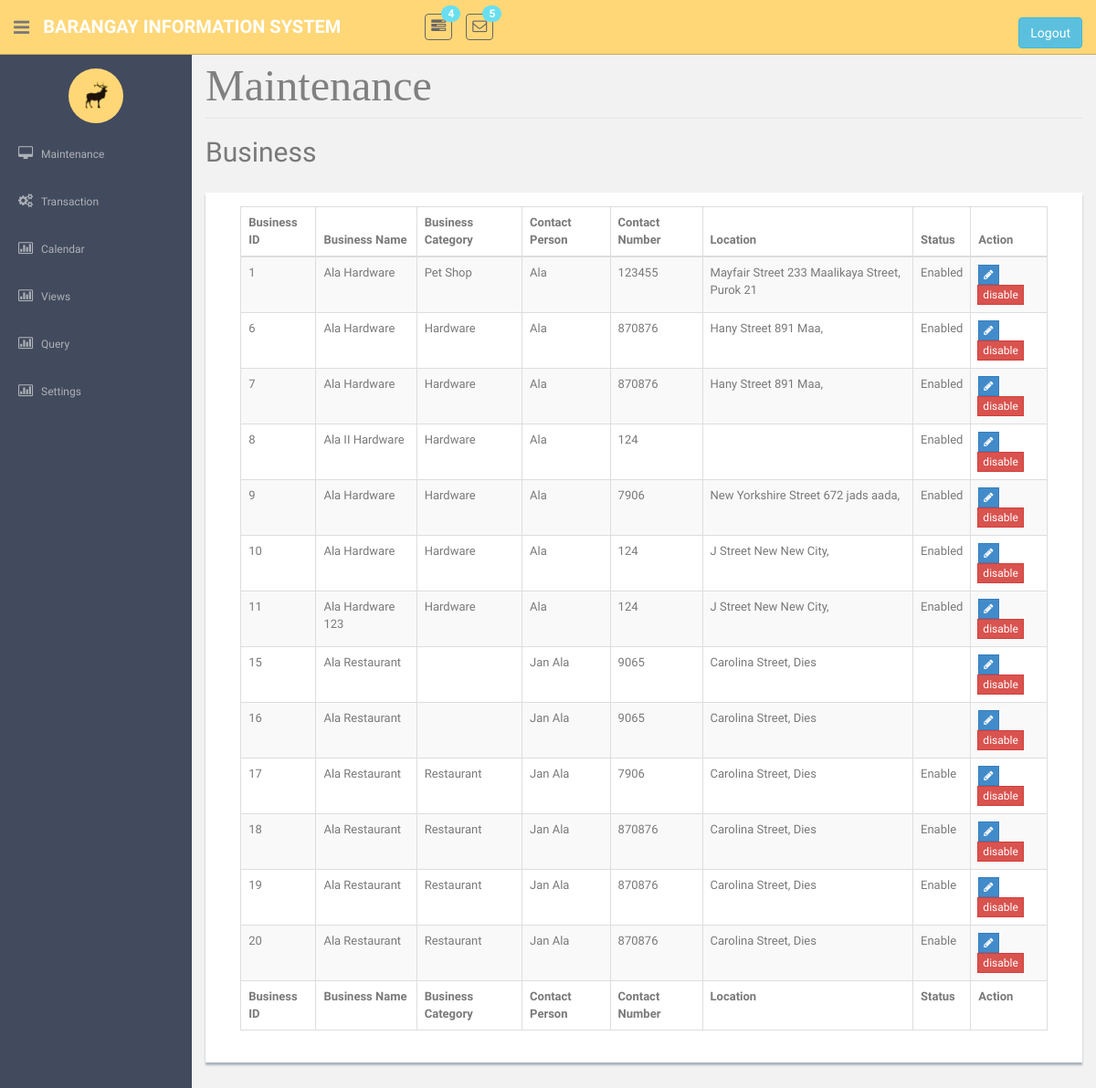
The page /BusinessMaintenance.php on the database its author committed.
### tables this page shows
CREATE TABLE `tblbusiness` (
  `strBusinessID` int(11) NOT NULL,
  `strBusinessName` varchar(45) NOT NULL,
  `strBusinessCateID` varchar(25) NOT NULL,
  `strBusinessDesc` varchar(45) NOT NULL,
  `strBusinessLocation` varchar(45) NOT NULL,
  `strBusinessContactPerson` varchar(45) NOT NULL,
  `strContactNum` varchar(15) NOT NULL,
  `strSignageType` varchar(20) NOT NULL,
  `strSignageSize` int(11) NOT NULL
);

CREATE TABLE `tblbusinesscate` (
  `strBusCatergory` int(25) NOT NULL,
  `strBusCateName` varchar(45) NOT NULL,
  `dblAmount` double NOT NULL,
  `strStatus` varchar(20) NOT NULL
);

### BusinessMaintenance.php (the view, shortened to what this page needs)
<!DOCTYPE html>
    <?php require('header.php');?>
    <?php require('sidebar.php');?>
<section id="main-content">
	<section class="wrapper site-min-height">
		<form method = POST>
			<legend ><font face = "cambria" size = 8 color = "grey"> Maintenance </font></legend>
				<h2>Business</h2><br>
			<form method = POST>
				<center>
				<div class="showback">
					<table  class="table table-striped table-bordered table-hover" id="tableView" border = '2' style = 'width:95%'>
						<thead>
							<tr>
								<th>Business ID</th>
								<th>Business Name</th>
								<th>Business Category</th>
								<th>Contact Person</th>
								<th>Contact Number</th>
								<th>Location</th>
								<th>Status</th>
								<th>Action</th>
							</tr>
						</thead>
						<tfoot>
							<tr>
								<th>Business ID</th>
								<th>Business Name</th>
								<th>Business Category</th>
								<th>Contact Person</th>
								<th>Contact Number</th>
								<th>Location</th>
								<th>Status</th>
								<th>Action</th>
							</tr>
						</tfoot>
						<tbody>
							<?php
							require('connection.php');
							$sql = "select * from tblbusiness";
							$query = mysqli_query($con, $sql);
							if(mysqli_num_rows($query) > 0){
							while($row = mysqli_fetch_object($query)){?>
							<tr>
								<td><?php echo $row->strBusinessID?></td>
								<td><?php echo $row->strBusinessName?></td>
								<td><?php
										$id = $row->strBusinessID;
										$sql1 = "SELECT `strBusCateName`FROM tblbusinesscate as a INNER JOIN tblbusiness as b ON b.strBusinessCateID = a.strBusCatergory where strBusinessID ='$id' ";
										$query1 = mysqli_query($con, $sql1);
										if(mysqli_num_rows($query1) > 0){
										while($row1 = mysqli_fetch_array($query1)){
											echo $row1[0]."<br>";
										}}
									?>
								</td>
								<td><?php echo $row->strBusinessContactPerson?></td>
								<td><?php echo $row->strContactNum?></td>
								<td><?php echo $row->strBusinessLocation?></td>
								<td><?php
										$id = $row->strBusinessID;
										$sql1 = "SELECT `strStatus`FROM tblbusinesscate as a INNER JOIN tblbusiness as b ON b.strBusinessCateID = a.strBusCatergory where strBusinessID ='$id' ";
										$query1 = mysqli_query($con, $sql1);
										if(mysqli_num_rows($query1) > 0){
										while($row1 = mysqli_fetch_array($query1)){
											echo $row1[0]."<br>";
										}}
									?>
								</td>
								<td>
									<div class="btn-group " role="group" aria-label="..." >
										<div class="btn-group " role="group">
											<button  class="btn btn-primary btn-xs" type = submit name = "btnEdit" value = <?php echo $row->strBusinessID?>><i class="fa fa-pencil"></i></button>
											<button  class="btn btn-danger btn-xs" type = submit name = "btnDelete" onclick = "return confirm('Do you really want to continue?');" value = <?php echo $row->strBusinessID; ?> >disable</button>
										</div>
									</div>
								</td>
							</tr>
						<?php }}   ?>
						</tbody>
					</table>
				</center>
		</form>
		</section><! --/wrapper -->
</section>
  </section>
  </body>
</html>

### assets/css/style.css (style rules this page uses)
body { color: #797979; background: #f2f2f2; font-family: 'Ruda', sans-serif; padding: 0px !important; margin: 0px !important; font-size:13px; }
#main-content { margin-left: 210px; }
.wrapper { display: inline-block; margin-top: 60px; padding-left: 15px; padding-right: 15px; padding-bottom: 15px; padding-top: 0px; width: 100%; }
.showback { background: #ffffff; padding: 15px; margin-bottom: 15px; box-shadow: 0px 3px 2px #aab2bd; }
.site-min-height { min-height: 900px; }

### rows shown on the page
tblbusiness: strBusinessID "1", strBusinessName "Ala Hardware", strBusinessContactPerson "Ala", strContactNum "123455", strBusinessLocation "Mayfair Street 233 Maalikaya Street, Purok 21", row1 "Enabled"
tblbusinesscate: strBusCateName "Pet Shop"
tblbusiness: strBusinessID "6", strBusinessName "Ala Hardware", strBusinessContactPerson "Ala", strContactNum "870876", strBusinessLocation "Hany Street 891 Maa,", row1 "Enabled"
tblbusinesscate: strBusCateName "Hardware"
tblbusiness: strBusinessID "7", strBusinessName "Ala Hardware", strBusinessContactPerson "Ala", strContactNum "870876", strBusinessLocation "Hany Street 891 Maa,", row1 "Enabled"
tblbusiness: strBusinessID "8", strBusinessName "Ala II Hardware", strBusinessContactPerson "Ala", strContactNum "124", row1 "Enabled"
tblbusiness: strBusinessID "9", strBusinessName "Ala Hardware", strBusinessContactPerson "Ala", strContactNum "7906", strBusinessLocation "New Yorkshire Street 672 jads aada,", row1 "Enabled"
tblbusiness: strBusinessID "10", strBusinessName "Ala Hardware", strBusinessContactPerson "Ala", strContactNum "124", strBusinessLocation "J Street New New City,", row1 "Enabled"
tblbusiness: strBusinessID "11", strBusinessName "Ala Hardware 123", strBusinessContactPerson "Ala", strContactNum "124", strBusinessLocation "J Street New New City,", row1 "Enabled"
tblbusiness: strBusinessID "15", strBusinessName "Ala Restaurant", strBusinessContactPerson "Jan Ala", strContactNum "9065", strBusinessLocation "Carolina Street, Dies"
tblbusiness: strBusinessID "16", strBusinessName "Ala Restaurant", strBusinessContactPerson "Jan Ala", strContactNum "9065", strBusinessLocation "Carolina Street, Dies"
tblbusiness: strBusinessID "17", strBusinessName "Ala Restaurant", strBusinessContactPerson "Jan Ala", strContactNum "7906", strBusinessLocation "Carolina Street, Dies", row1 "Enable"
tblbusinesscate: strBusCateName "Restaurant"
tblbusiness: strBusinessID "18", strBusinessName "Ala Restaurant", strBusinessContactPerson "Jan Ala", strContactNum "870876", strBusinessLocation "Carolina Street, Dies", row1 "Enable"
tblbusiness: strBusinessID "19", strBusinessName "Ala Restaurant", strBusinessContactPerson "Jan Ala", strContactNum "870876", strBusinessLocation "Carolina Street, Dies", row1 "Enable"
tblbusiness: strBusinessID "20", strBusinessName "Ala Restaurant", strBusinessContactPerson "Jan Ala", strContactNum "870876", strBusinessLocation "Carolina Street, Dies", row1 "Enable"
